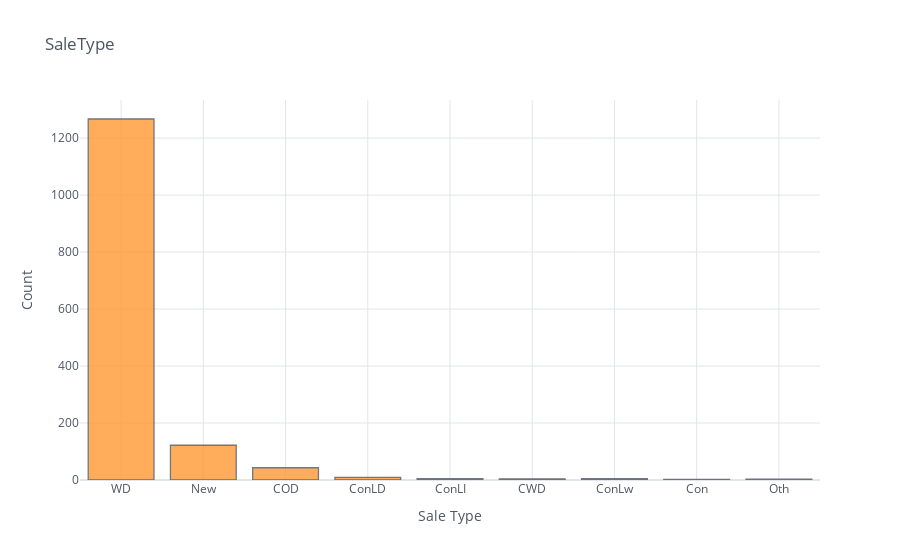

The code cell stored with this chart in its notebook:
### Code cell
train['SaleType'].iplot(kind="histogram", bins=20, theme="white", title="SaleType",xTitle='Sale Type', yTitle='Count')

### Figure 1 — Plotly figure (JSON) as saved in the notebook; plotly's stock layout.template omitted (floating-point values rounded to 4 significant figures; data arrays with more than 128 entries replaced by an {"elided": "..."} marker saying what was removed)
{"data": [{"histfunc": "count", "histnorm": "", "marker": {"color": "rgba(255, 153, 51, 1.0)", "line": {"color": "#4D5663", "width": 1.3}}, "name": "SaleType", "nbinsx": 20, "opacity": 0.8, "orientation": "v", "type": "histogram", "x": {"elided": "1460 str values"}}], "layout": {"barmode": "overlay", "legend": {"bgcolor": "#FFFFFF", "font": {"color": "#4D5663"}}, "paper_bgcolor": "#FFFFFF", "plot_bgcolor": "#FFFFFF", "title": {"font": {"color": "#4D5663"}, "text": "SaleType"}, "xaxis": {"gridcolor": "#E1E5ED", "showgrid": true, "tickfont": {"color": "#4D5663"}, "title": {"font": {"color": "#4D5663"}, "text": "Sale Type"}, "zerolinecolor": "#E1E5ED"}, "yaxis": {"gridcolor": "#E1E5ED", "showgrid": true, "tickfont": {"color": "#4D5663"}, "title": {"font": {"color": "#4D5663"}, "text": "Count"}, "zerolinecolor": "#E1E5ED"}}}
